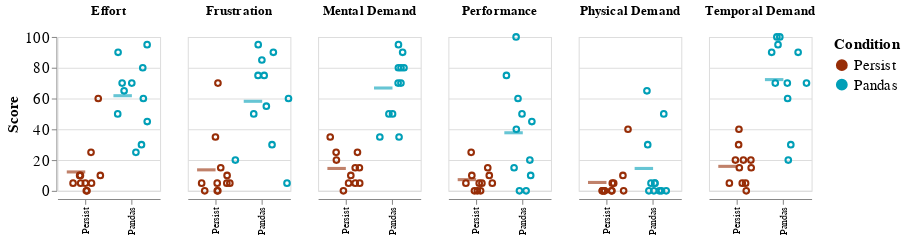

Write notebook code for a chart like this one.
### Markdown cell above
#### Condition: Persist vs. Pandas

### Code cell
split_beeswarm(tlx_df, "Condition")

### Figure 1 — Vega-Lite specification as saved in the notebook (floating-point values rounded to 4 significant figures)
{"config": {"view": {"continuousWidth": 300, "continuousHeight": 300}, "tick": {"bandSize": 30}}, "data": {"name": "data-b02e5c03410ee7475d45b4787ec09db2"}, "facet": {"column": {"field": "ScoreType", "header": {"labelFontSize": 13, "labelFontWeight": "bold"}, "title": null, "type": "nominal"}}, "spec": {"layer": [{"mark": {"type": "point", "opacity": 1}, "encoding": {"color": {"field": "Condition", "legend": {"labelFontSize": 15, "titleFontSize": 15}, "scale": {"range": ["#972D07", "#009FB7"]}, "sort": ["Persist", "Pandas"], "type": "nominal"}, "x": {"field": "Condition", "sort": ["Persist", "Pandas"], "title": null, "type": "nominal"}, "xOffset": {"field": "jitter", "type": "quantitative"}, "y": {"aggregate": "mean", "axis": {"titleFontSize": 15, "labelFontSize": 15}, "field": "Score", "title": "Score", "type": "quantitative"}}, "transform": [{"calculate": "sqrt(-16*log(random()))*cos(16*PI*random())", "as": "jitter"}]}, {"mark": {"type": "tick", "color": "red", "opacity": 0.6, "orient": "horizontal", "thickness": 3}, "encoding": {"color": {"field": "Condition", "legend": {"labelFontSize": 15, "titleFontSize": 15}, "scale": {"range": ["#972D07", "#009FB7"]}, "sort": ["Persist", "Pandas"], "type": "nominal"}, "x": {"field": "Condition", "sort": ["Persist", "Pandas"], "title": null, "type": "nominal"}, "y": {"aggregate": "mean", "axis": {"titleFontSize": 15, "labelFontSize": 15}, "field": "Score", "title": "Score", "type": "quantitative"}}}], "height": 150, "transform": [{"fold": ["Mental Demand", "Physical Demand", "Temporal Demand", "Performance", "Effort", "Frustration"], "as": ["ScoreType", "Score"]}], "width": 100}, "$schema": "https://vega.github.io/schema/vega-lite/v5.16.3.json", "datasets": {"data-b02e5c03410ee7475d45b4787ec09db2": [{"PID": 1, "Order": 1, "Condition": "Persist", "Dataset": "Avalanche", "Mental Demand": 5, "Physical Demand": 0, "Temporal Demand": 5, "Performance": 0, "Effort": 5, "Frustration": 0}, {"PID": 1, "Order": 2, "Condition": "Pandas", "Dataset": "Video Games", "Mental Demand": 90, "Physical Demand": 0, "Temporal Demand": 100, "Performance": 60, "Effort": 95, "Frustration": 85}, {"PID": 2, "Order": 1, "Condition": "Pandas", "Dataset": "Avalanche", "Mental Demand": 35, "Physical Demand": 0, "Temporal Demand": 60, "Performance": 10, "Effort": 50, "Frustration": 5}, {"PID": 2, "Order": 2, "Condition": "Persist", "Dataset": "Video Games", "Mental Demand": 5, "Physical Demand": 0, "Temporal Demand": 0, "Performance": 5, "Effort": 5, "Frustration": 0}, {"PID": 3, "Order": 1, "Condition": "Persist", "Dataset": "Video Games", "Mental Demand": 25, "Physical Demand": 40, "Temporal Demand": 30, "Performance": 5, "Effort": 25, "Frustration": 35}, {"PID": 3, "Order": 2, "Condition": "Pandas", "Dataset": "Avalanche", "Mental Demand": 70, "Physical Demand": 65, "Temporal Demand": 90, "Performance": 15, "Effort": 70, "Frustration": 75}, {"PID": 4, "Order": 1, "Condition": "Pandas", "Dataset": "Video Games", "Mental Demand": 70, "Physical Demand": 0, "Temporal Demand": 30, "Performance": 50, "Effort": 60, "Frustration": 55}, {"PID": 4, "Order": 2, "Condition": "Persist", "Dataset": "Avalanche", "Mental Demand": 15, "Physical Demand": 0, "Temporal Demand": 15, "Performance": 10, "Effort": 10, "Frustration": 15}, {"PID": 5, "Order": 1, "Condition": "Persist", "Dataset": "Avalanche", "Mental Demand": 0, "Physical Demand": 5, "Temporal Demand": 15, "Performance": 5, "Effort": 5, "Frustration": 5}, {"PID": 5, "Order": 2, "Condition": "Pandas", "Dataset": "Video Games", "Mental Demand": 95, "Physical Demand": 5, "Temporal Demand": 100, "Performance": 100, "Effort": 90, "Frustration": 75}, {"PID": 6, "Order": 1, "Condition": "Pandas", "Dataset": "Avalanche", "Mental Demand": 80, "Physical Demand": 5, "Temporal Demand": 70, "Performance": 0, "Effort": 45, "Frustration": 20}, {"PID": 6, "Order": 2, "Condition": "Persist", "Dataset": "Video Games", "Mental Demand": 35, "Physical Demand": 0, "Temporal Demand": 5, "Performance": 5, "Effort": 0, "Frustration": 5}, {"PID": 7, "Order": 1, "Condition": "Persist", "Dataset": "Video Games", "Mental Demand": 20, "Physical Demand": 5, "Temporal Demand": 20, "Performance": 25, "Effort": 10, "Frustration": 10}, {"PID": 7, "Order": 2, "Condition": "Pandas", "Dataset": "Avalanche", "Mental Demand": 80, "Physical Demand": 50, "Temporal Demand": 90, "Performance": 75, "Effort": 80, "Frustration": 95}, {"PID": 8, "Order": 1, "Condition": "Persist", "Dataset": "Avalanche", "Mental Demand": 25, "Physical Demand": 0, "Temporal Demand": 40, "Performance": 10, "Effort": 60, "Frustration": 0}, {"PID": 8, "Order": 2, "Condition": "Pandas", "Dataset": "Video Games", "Mental Demand": 80, "Physical Demand": 0, "Temporal Demand": 95, "Performance": 40, "Effort": 65, "Frustration": 60}, {"PID": 9, "Order": 1, "Condition": "Pandas", "Dataset": "Video Games", "Mental Demand": 50, "Physical Demand": 5, "Temporal Demand": 20, "Performance": 20, "Effort": 25, "Frustration": 30}, {"PID": 9, "Order": 2, "Condition": "Persist", "Dataset": "Avalanche", "Mental Demand": 5, "Physical Demand": 10, "Temporal Demand": 5, "Performance": 0, "Effort": 10, "Frustration": 5}, {"PID": 10, "Order": 1, "Condition": "Persist", "Dataset": "Avalanche", "Mental Demand": 10, "Physical Demand": 0, "Temporal Demand": 20, "Performance": 0, "Effort": 0, "Frustration": 5}, {"PID": 10, "Order": 2, "Condition": "Pandas", "Dataset": "Video Games", "Mental Demand": 50, "Physical Demand": 30, "Temporal Demand": 70, "Performance": 45, "Effort": 70, "Frustration": 90}, {"PID": 11, "Order": 1, "Condition": "Pandas", "Dataset": "Avalanche", "Mental Demand": 35, "Physical Demand": 0, "Temporal Demand": 70, "Performance": 0, "Effort": 30, "Frustration": 50}, {"PID": 11, "Order": 2, "Condition": "Persist", "Dataset": "Video Games", "Mental Demand": 15, "Physical Demand": 0, "Temporal Demand": 20, "Performance": 15, "Effort": 5, "Frustration": 70}]}}
